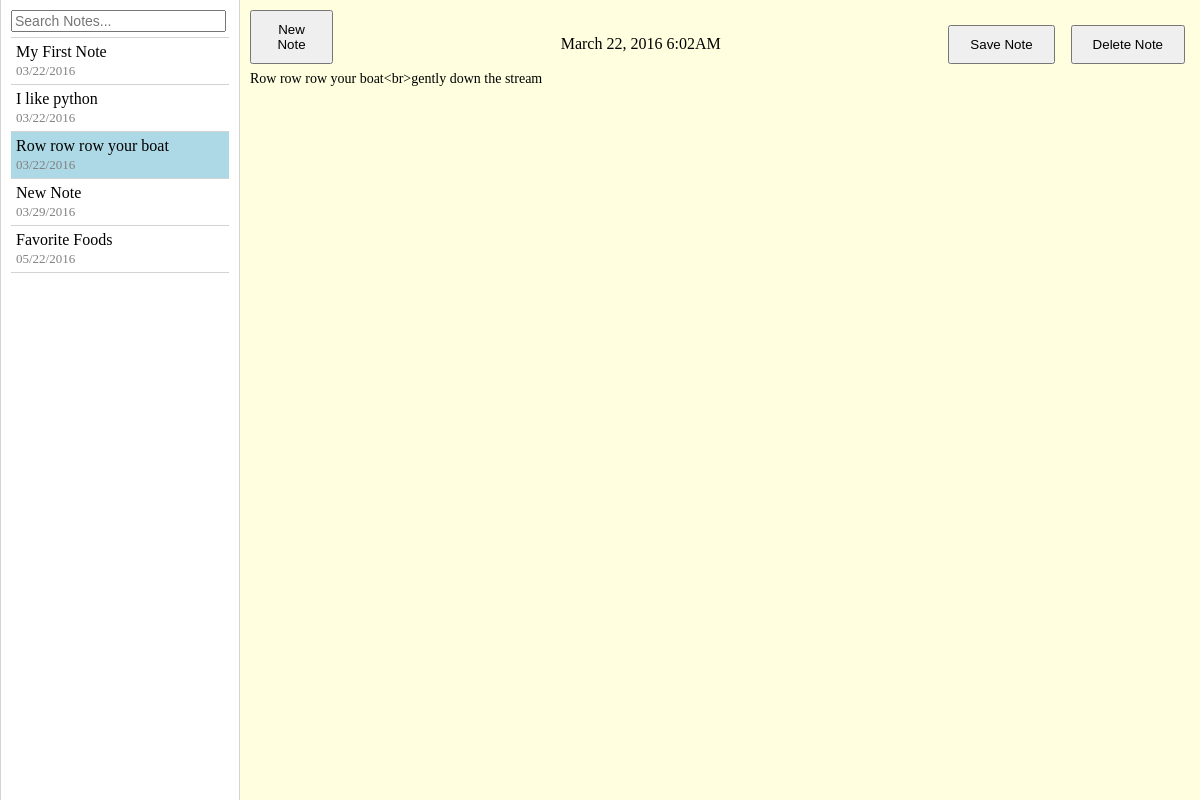
Page /notes/3/ on the earlier database version.
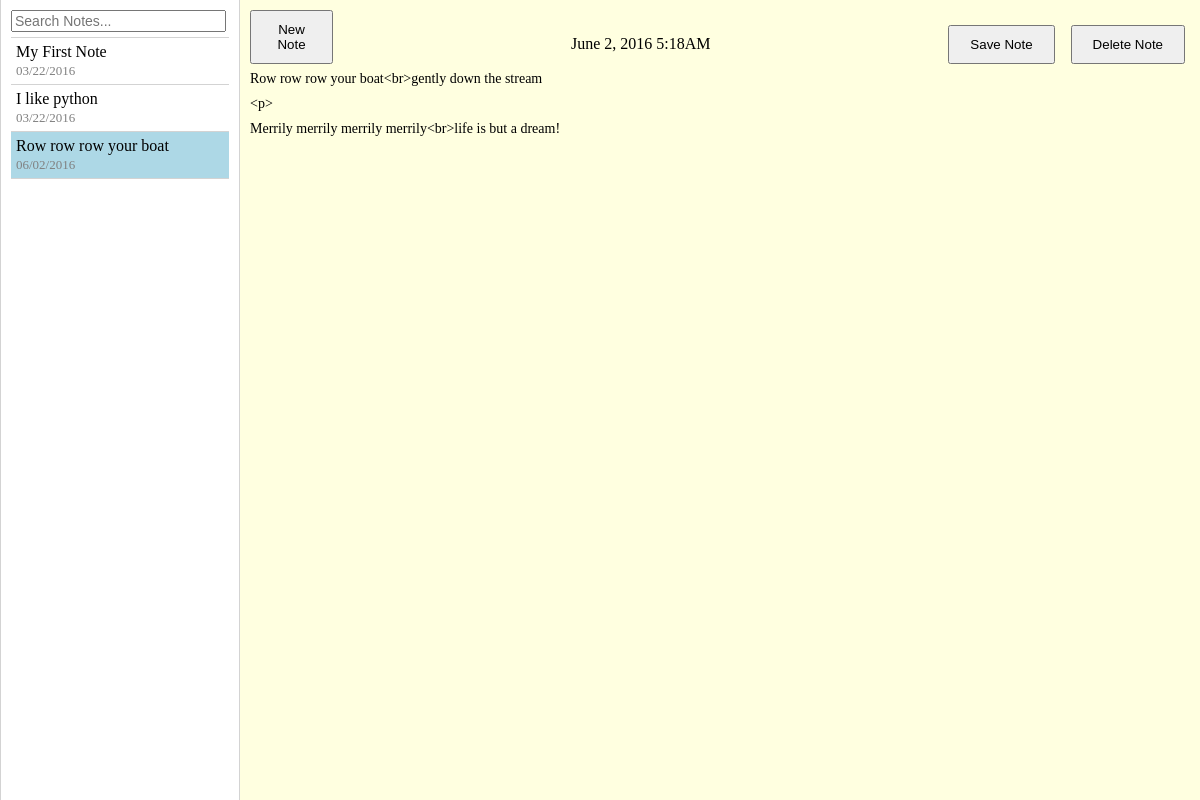
Same page on the later database version.
### notes/models.py (models this page shows, shortened)
class Note(models.Model):
    title = models.CharField(max_length=50)
    text = models.CharField(max_length=3000)
    mod_date = models.DateTimeField('modified date')
    def mod_date_short(self):
    	return self.mod_date.strftime("%m/%d/%Y")
    def mod_datetime_long(self):
    	return self.mod_date.strftime("%B %-d, %Y %-I:%M%p")

### notes/views.py (the view)
# urls.py: url(r'^(?P<note_id>[0-9]+)/$', views.detail, name='detail'),
def detail(request, note_id):
	template = 'notes/index.html'
	notes_list = Note.objects.order_by('mod_date')
	note = None
	if note_id:
		note = get_object_or_404(Note, pk=note_id)
	context = {
		'notes_list' : notes_list,
		'note' : note
	}
	return render(request, template, context)

### notes/templates/notes/index.html (shortened to what this page needs)
<!DOCTYPE html>
<html ng-app="notesapp">
<head>
    {% load staticfiles %}
    <link rel="stylesheet" type="text/css" href="{% static 'notes/css/notes.css' %}" />
</head>
<body ng-controller="NotesController">
    <div class="notes-list">
        {% if notes_list %}
            <div class="search-bar">
                <input ng-model="searchText" placeholder="Search Notes...">
            </div>
            {% for thisNote in notes_list %}
                {% if forloop.counter0 == 0 %}
                <a class="note-item first {% if note and note.id == thisNote.id %}active{% endif %}" href="/notes/{{thisNote.id}}" ng-show="matches('{{thisNote.title}}')">
                {% else %}
                <a class="note-item {% if note and note.id == thisNote.id %}active{% endif %}" href="/notes/{{thisNote.id}}" ng-show="matches('{{thisNote.title}}')">
                {% endif %}
                    <span class="note-title">{{thisNote.title}}</span>
                    <span class="note-date">{{thisNote.mod_date_short}}</span>
                </a>
            {% endfor %}
        {% else %}
            <h3 class="side-note">No notes are available.</h3>
        {% endif %}
    </div>
    <div class="note">
        {% if note %}
            <div class="header">
                <div class="container">
                    <div class="add-note"><button ng-click="addNote()">New Note</button></div>
                    <div class="heading">{{note.mod_datetime_long}}</div>
                    <div class="note-actions">
                        <button ng-click="saveNote()">Save Note</button>&nbsp;&nbsp;&nbsp;
                        <a href="/notes/{{note.id}}/delete"><button>Delete Note</button></a>
                    </div>
                </div>
            </div>
            <div class="text">
                <textarea id="noteText" name="text" maxlength="3000">{{note.text}}</textarea>
            </div>
        {% else %}
            <div class="header">
                <div class="add-note"><button ng-click="addNote()">New Note</button></div>
                <div class="heading"></div>
            </div>
        {% endif %}
    </div>
</body>
</html>

### notes/static/notes/css/notes.css (style rules this page uses)
html, body { background-color: lightyellow; width: 100%; height: 100%; }
body { display: table; margin: 0; }
.notes-list { display: table-cell; width: 20%; vertical-align: top; min-width: 100px; max-width: 500px; margin: 0 10px; border-left: lightgray solid thin; border-right: lightgray solid thin; padding: 5px 10px 5px 10px; background-color: #fff; }
.search-bar input { width: 95%; margin-top: 5px; margin-bottom: 5px; font-size: 14px; outline: none; }
.note-item { display: block; text-decoration: none; color: #000; padding: 5px; padding-bottom: 5px; border-bottom: lightgray solid thin; }
.note-item.active { background-color: lightblue; }
.note-item.first { border-top: lightgray solid thin; }
.note-title { display: block; }
.note-actions { padding-right: 15px; white-space: nowrap; }
.note-actions button, .add-note button { padding: 10px 20px; cursor: pointer; }
.note-date { color: gray; font-size: small; }
.note { display: table; width: 100%; height: 100%; }
.note .header { display: table-row; width: 100%; height: 50px; }
.note .header .container { display: table; width: 100%; margin-top: 10px; }
.note .header .add-note { display: table-cell; width: 10%; padding-left: 10px; font-size: x-large; cursor: pointer; }
.note .header .heading { display: table-cell; width: 80%; text-align: center; }
.note .text { display: table-row; }
.note .text textarea { -webkit-box-sizing: border-box; -moz-box-sizing: border-box; box-sizing: border-box; width: 100%; height: 100%; font: normal 14px verdana; line-height: 25px; padding: 2px 10px; border: none; border-style: none; outline: none; background-color: lightyellow; resize: none; }

Differences in the rows shown:
removed Note: title "New Note", mod_date_short "03/29/2016"
removed Note: title "Favorite Foods", mod_date_short "05/22/2016"
changed Note "Row row row your boat": mod_date_short "03/22/2016" → "06/02/2016"; mod_datetime_long "March 22, 2016 6:02AM" → "June 2, 2016 5:18AM"; text "Row row row your boat<br>gently down the stream" → "Row row row your boat<br>gently down the stream <p> Merrily merrily merrily merrily<br>life is but a dream!"
